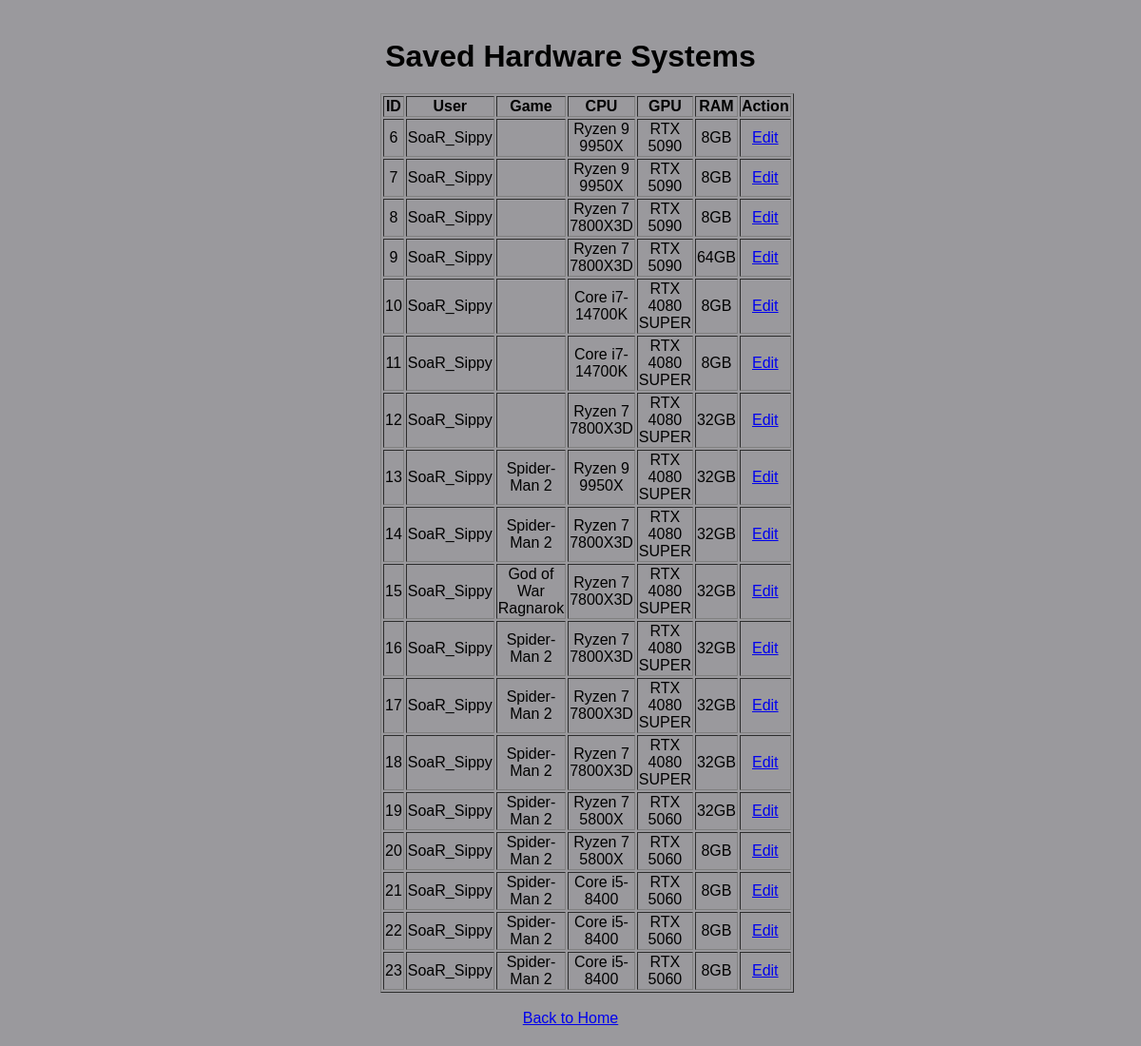
/hardware/display.php (signed in), run on the app's committed database.
### tables this page shows
CREATE TABLE `user_systems` (
  `id` int(11) NOT NULL,
  `cpu_id` int(11) DEFAULT NULL,
  `gpu_id` int(11) DEFAULT NULL,
  `user_id` int(11) DEFAULT NULL,
  `ram_amount` int(11) DEFAULT NULL,
  `ram_performance` decimal(5,2) DEFAULT NULL,
  `game_id` int(11) DEFAULT NULL,
  `created_at` timestamp NOT NULL DEFAULT current_timestamp()
);

CREATE TABLE `users` (
  `id` int(11) NOT NULL,
  `username` varchar(50) DEFAULT NULL,
  `password` varchar(255) DEFAULT NULL,
  `created_at` timestamp NOT NULL DEFAULT current_timestamp()
);

CREATE TABLE `cpus` (
  `id` int(11) NOT NULL,
  `name` varchar(100) DEFAULT NULL,
  `overall_performance` int(11) DEFAULT NULL,
  `gaming_performance` int(11) DEFAULT NULL,
  `tier` varchar(50) DEFAULT NULL,
  `brand_id` int(11) DEFAULT NULL
);

CREATE TABLE `gpus` (
  `id` int(11) NOT NULL,
  `name` varchar(100) DEFAULT NULL,
  `relative_performance` int(11) DEFAULT NULL,
  `tier` varchar(50) DEFAULT NULL,
  `brand_id` int(11) DEFAULT NULL
);

CREATE TABLE `games` (
  `id` int(11) NOT NULL,
  `name` varchar(100) NOT NULL,
  `recommended_cpu_id` int(11) DEFAULT NULL,
  `recommended_gpu_id` int(11) DEFAULT NULL,
  `recommended_ram` int(11) DEFAULT NULL
);

### hardware/display.php (the view, shortened to what this page needs)
<?php
include "connectdb.php";
$sql = "SELECT u.id, users.username, c.name AS cpu_id, g.name AS gpu_id, gm.name AS game_name, u.ram_amount
        FROM user_systems u
        LEFT JOIN users ON u.user_id = users.id
        LEFT JOIN cpus c ON u.cpu_id = c.id
        LEFT JOIN gpus g ON u.gpu_id = g.id
        LEFT JOIN games gm ON u.game_id = gm.id";
$result = $conn->query($sql);
?>
<!DOCTYPE html>
<html>
<head>
    <link rel="stylesheet" href="style.css">
</head>
<body>
<div class="container">
    <h1>Saved Hardware Systems</h1>
    <?php
    if ($result->num_rows > 0) {
        echo "<table border='1'><tr><th>ID</th><th>User</th><th>Game</th><th>CPU</th><th>GPU</th><th>RAM</th><th>Action</th></tr>";
        while($row = $result->fetch_assoc()) {
            echo "<tr><td>" . htmlspecialchars($row["id"]) . "</td>";
            echo "<td>" . htmlspecialchars($row["username"]) . "</td>";
            echo "<td>" . htmlspecialchars($row["game_name"]) . "</td>";
            echo "<td>" . htmlspecialchars($row["cpu_id"]) . "</td>";
            echo "<td>" . htmlspecialchars($row["gpu_id"]) . "</td>";
            echo "<td>" . htmlspecialchars($row["ram_amount"]) . "GB</td>";
            echo "<td><a href='edit.php?id=" . htmlspecialchars($row["id"]) . "'>Edit</a></td></tr>";
        }
        echo "</table>";
    } else {
        echo "<p>No systems found</p>";
    }
    ?>
    <br><a href="index.php">Back to Home</a>
</div>
</body>
</html>

### hardware/style.css (style rules this page uses)
body { font-family: Arial; background: #828186cd; margin: 0; padding: 20px; }
.container { width: 400px; margin: auto; text-align: center; }
h1 { margin-bottom: 20px; }

### data on the page
user_systems: id "6", user.username "SoaR_Sippy", cpu.name "Ryzen 9 9950X", gpu.name "RTX 5090", ram_amount "8"
user_systems: id "7", user.username "SoaR_Sippy", cpu.name "Ryzen 9 9950X", gpu.name "RTX 5090", ram_amount "8"
user_systems: id "8", user.username "SoaR_Sippy", cpu.name "Ryzen 7 7800X3D", gpu.name "RTX 5090", ram_amount "8"
user_systems: id "9", user.username "SoaR_Sippy", cpu.name "Ryzen 7 7800X3D", gpu.name "RTX 5090", ram_amount "64"
user_systems: id "10", user.username "SoaR_Sippy", cpu.name "Core i7-14700K", gpu.name "RTX 4080 SUPER", ram_amount "8"
user_systems: id "11", user.username "SoaR_Sippy", cpu.name "Core i7-14700K", gpu.name "RTX 4080 SUPER", ram_amount "8"
user_systems: id "12", user.username "SoaR_Sippy", cpu.name "Ryzen 7 7800X3D", gpu.name "RTX 4080 SUPER", ram_amount "32"
user_systems: id "13", user.username "SoaR_Sippy", game.name "Spider-Man 2", cpu.name "Ryzen 9 9950X", gpu.name "RTX 4080 SUPER", ram_amount "32"
user_systems: id "14", user.username "SoaR_Sippy", game.name "Spider-Man 2", cpu.name "Ryzen 7 7800X3D", gpu.name "RTX 4080 SUPER", ram_amount "32"
user_systems: id "15", user.username "SoaR_Sippy", game.name "God of War Ragnarok", cpu.name "Ryzen 7 7800X3D", gpu.name "RTX 4080 SUPER", ram_amount "32"
user_systems: id "16", user.username "SoaR_Sippy", game.name "Spider-Man 2", cpu.name "Ryzen 7 7800X3D", gpu.name "RTX 4080 SUPER", ram_amount "32"
user_systems: id "17", user.username "SoaR_Sippy", game.name "Spider-Man 2", cpu.name "Ryzen 7 7800X3D", gpu.name "RTX 4080 SUPER", ram_amount "32"
user_systems: id "18", user.username "SoaR_Sippy", game.name "Spider-Man 2", cpu.name "Ryzen 7 7800X3D", gpu.name "RTX 4080 SUPER", ram_amount "32"
user_systems: id "19", user.username "SoaR_Sippy", game.name "Spider-Man 2", cpu.name "Ryzen 7 5800X", gpu.name "RTX 5060", ram_amount "32"
user_systems: id "20", user.username "SoaR_Sippy", game.name "Spider-Man 2", cpu.name "Ryzen 7 5800X", gpu.name "RTX 5060", ram_amount "8"
user_systems: id "21", user.username "SoaR_Sippy", game.name "Spider-Man 2", cpu.name "Core i5-8400", gpu.name "RTX 5060", ram_amount "8"
user_systems: id "22", user.username "SoaR_Sippy", game.name "Spider-Man 2", cpu.name "Core i5-8400", gpu.name "RTX 5060", ram_amount "8"
user_systems: id "23", user.username "SoaR_Sippy", game.name "Spider-Man 2", cpu.name "Core i5-8400", gpu.name "RTX 5060", ram_amount "8"
